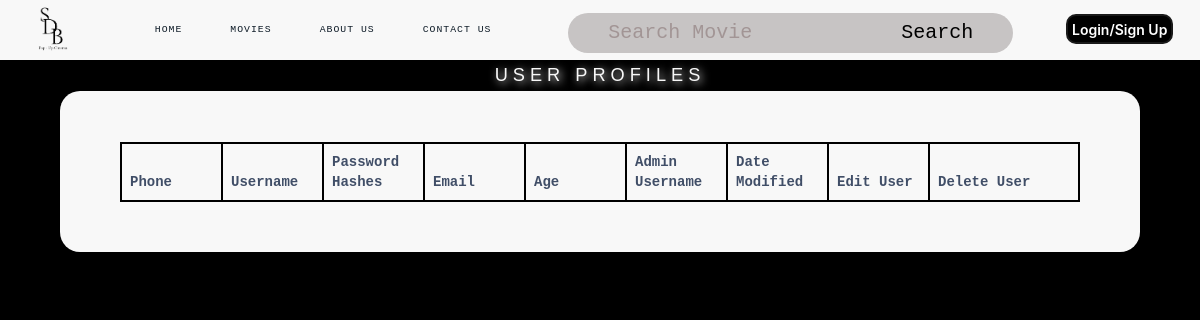
The app's page /ManagerPage.php, older data.
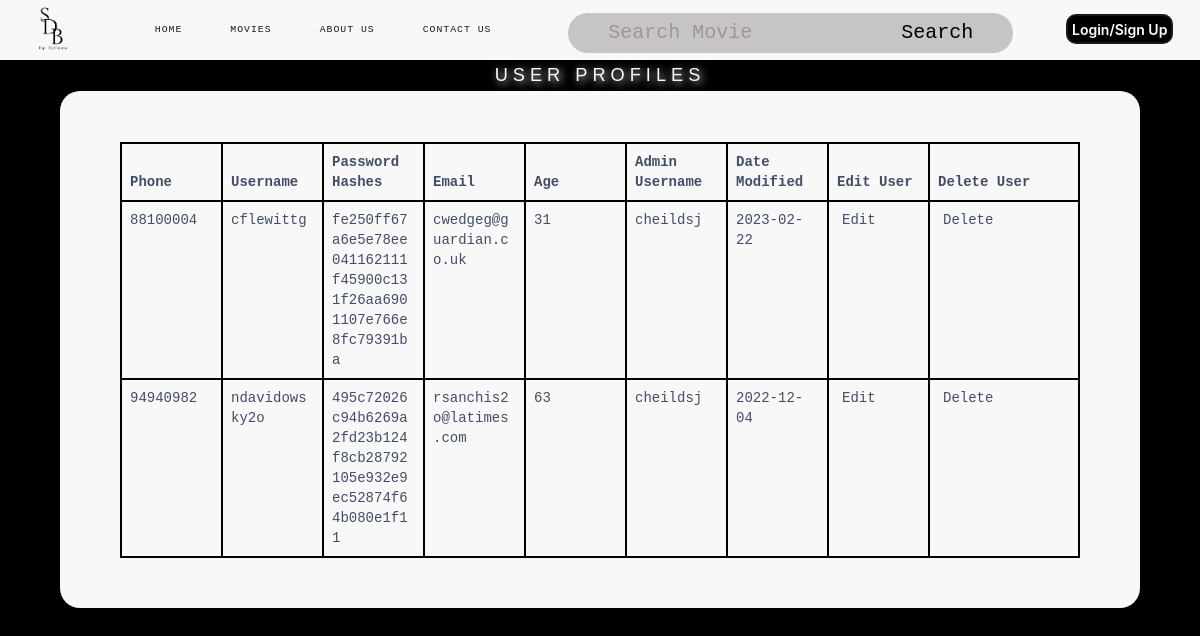
The same page, newer data.
### tables this page shows
CREATE TABLE `manager` (
  `phoneNo` int(8) DEFAULT NULL,
  `username` varchar(15) DEFAULT NULL,
  `hashedPassw` varchar(64) DEFAULT NULL,
  `email` varchar(30) DEFAULT NULL,
  `age` int(2) DEFAULT NULL,
  `aUsername` varchar(15) DEFAULT NULL,
  `dateLastModified` date DEFAULT NULL
);

### entityClass.php (called while the page is built, shortened)
<?php
class testDB{
    private $conn;
    function __construct($servername = "localhost", $dbusername = "root", $password = "", $dbname = "testdb") {
        $this->conn = new mysqli($servername, $dbusername, $password, $dbname);
    }
    function retrieveManagerDB(){
        $result = $this->conn->query("SELECT * from `manager`");
        $row = $result->fetch_all(MYSQLI_BOTH);
        return $row;
    }
}
?>

### dbFunctions.php (called while the page is built, shortened)
<?php
include ("entityClass.php");
class controller{
    private $testDB;
    function __construct(){
        $this->testDB = new testDB();
    }
    function run($method,$var1=0,$var2=0,$var3=0,$var4=0,$var5=0,$var6=0,$var7=0,$var8=0,$var9=0,$var10=0,$var11=0,$var12=0,$var13=0,$var14=0,$var15=0,$var16=0){
        if($method == "validateUserLogin"){
            $result = $this->testDB -> validateUserLogin($var1,$var2,$var3);
        }
        else if($method == "validateRegistration"){
            $result = $this->testDB->validateRegistration($var1);
        }
        else if($method == "processRegistration"){
            $result = $this->testDB->processRegistration($var1,$var2,$var3,$var4,$var5,$var6,$var7,$var8);
        }
        else if($method == "getMovie1"){
            $result = $this->testDB->getMovie1();
        }
        else if($method == "getMovie0"){
            $result = $this->testDB->getMovie0();
        }
        else if($method == "fetchUserDetails"){
            $result = $this->testDB->fetchUserDetails($var1,$var2,$var3);
        }
        else if($method == "searchMovies"){
            $result = $this->testDB->searchMovies($var1);
        }
        else if($method == "searchMovies10"){
            $result = $this->testDB->searchMovies10($var1,$var2);
        }
        else if($method == "searchMovies10Num"){
            $result = $this->testDB->searchMovies10Num($var1,$var2);
        }
        else if($method == "updatePassword"){
            $result = $this->testDB->updatePassword($var1,$var2,$var3,$var4);
        }
        else if($method == "validatePasswordChange"){
            $result = $this->testDB->validatePasswordChange($var1,$var2);
        }
        else if($method == "getBookings"){
            $result = $this->testDB->getBookings();
        }
        else if($method == "getBookingFromID"){
            $result = $this->testDB->getBookingFromID($var1);
        }
        else if($method == "updateBookings"){
            $result = $this->testDB->updateBookings($var1,$var2,$var3,$var4,$var5,$var6,$var7,$var8,$var9,$var10,$var11,$var12,$var13,$var14);
        }
        else if($method == "deleteBooking"){
            $result = $this->testDB->deleteBooking($var1);
        }
        else if($method == "confirmDeletion"){
            $result = $this->testDB->confirmDeletion($var1);
        }
        else if($method == "claimBooking"){
            $result = $this->testDB->claimBooking($var1,$var2);
        }
        else if($method == "getAllMovies"){
            $result = $this->testDB->getAllMovies();
        }
        else if($method == "updateMovie"){
            $result = $this->testDB->updateMovie($var1,$var2,$var3,$var4,$var5,$var6,$var7,$var8,$var9,$var10,$var11,$var12,$var13,$var14,$var15,$var16);
        }
        else if($method == "deleteMovie"){
            $result = $this->testDB->deleteMovie($var1);
        }
        else if($method == "confirmMovieDeletion"){
            $result = $this->testDB->confirmMovieDeletion($var1);
        }
        else if($method == "escapeString"){
            $result = $this->testDB->escapeString($var1);
        }
        else if($method == "addMovie"){
            $result = $this->testDB->addMovie($var1,$var2,$var3,$var4,$var5,$var6,$var7,$var8,$var9,$var10,$var11,$var12,$var13,$var14,$var15,$var16);
        }
        else if($method == "getRoomPlandb"){
            $result = $this->testDB->getRoomPlandb();
        }
        else if($method == "getRoomPlanFromID"){
            $result = $this->testDB->getRoomPlanFromID($var1);
        }
        else if($method == "updateRoomPlan"){
            $result = $this->testDB->updateRoomPlan($var1,$var2,$var3,$var4,$var5,$var6,$var7);
        }
        else if($method == "resetRoomPlan"){
            $result = $this->testDB->resetRoomPlan($var1,$var2,$var3);
        }
        else if($method == "getMovieTitleFromID"){
            $result = $this->testDB->getMovieTitleFromID($var1);
        }
        else if($method == "getBookingFromUsername"){
            $result = $this->testDB->getBookingFromUsername($var1);
        }
        else if($method == "updatePref"){
            $result = $this->testDB->updatePref($var1,$var2,$var3);
        }
        else if($method == "getPref"){
            $result = $this->testDB->getPref($var1);
        }
        else if($method == "getCustomerList"){
            $result = $this->testDB->getCustomerList();
        }
        else if($method == "getAllFood"){
            $result = $this->testDB->getAllFood();
        }
        else if($method == "getFoodFromName"){
            $result = $this->testDB->getFoodFromName($var1);
        }
        else if($method == "updateFood"){
            $result = $this->testDB->updateFood($var1,$var2,$var3,$var4,$var5,$var6);
        }
        else if($method == "deleteFood"){
            $result = $this->testDB->deleteFood($var1);
        }
        else if($method == "confirmDeleteFood"){
            $result = $this->testDB->confirmDeleteFood($var1);
        }
        else if($method == "addFood"){
            $result = $this->testDB->addFood($var1,$var2,$var3,$var4,$var5,$var6);
        }
        else if($method == "countRowFood"){
            $result = $this->testDB->countRowFood($var1);
        }
        else if($method == "getDistinctYear"){
            $result = $this->testDB->getDistinctYear();
        }
        else if($method == "getBookingReportAllTime"){
            $result = $this->testDB->getBookingReportAllTime();
        }
        else if($method == "popularMoviesAllTime"){
            $result = $this->testDB->popularMoviesAllTime();
        }
        else if($method == "busyDatesAllTime"){
            $result = $this->testDB->busyDatesAllTime();
        }
        else if($method == "getBookingReportYear"){
            $result = $this->testDB->getBookingReportYear($var1);
        }
        else if($method == "popularMoviesYear"){
            $result = $this->testDB->popularMoviesYear($var1);
        }
        else if($method == "busyDatesYear"){
            $result = $this->testDB->busyDatesYear($var1);
        }
        else if($method == "getBookingReportYearMonth"){
            $result = $this->testDB->getBookingReportYearMonth($var1,$var2);
        }
        else if($method == "popularMoviesYearMonth"){
            $result = $this->testDB->popularMoviesYearMonth($var1,$var2);
        }
        else if($method == "busyDatesYearMonth"){
            $result = $this->testDB->busyDatesYearMonth($var1,$var2);
        }
        else if($method == "getBookingReportDay"){
            $result = $this->testDB->getBookingReportDay($var1);
        }
        else if($method == "popularMoviesDay"){
            $result = $this->testDB->popularMoviesDay($var1);
        }
        else if($method == "busyDatesDay"){
            $result = $this->testDB->busyDatesDay($var1);
        }
        else if($method == "resetRoomSpec"){
            $result = $this->testDB->resetRoomSpec($var1);
        }
        else if($method == "updateRoomSpec0"){
            $result = $this->testDB->updateRoomSpec0($var1,$var2,$var3);
        }
        else if($method == "getMovieFromID"){
            $result = $this->testDB->getMovieFromID($var1);
        }
        else if($method == "getRoomPlan"){
            $result = $this->testDB->getRoomPlan($var1);
        }
        else if($method == "getRoomSpecs"){
            $result = $this->testDB->getRoomSpecs($var1);
        }
        else if($method == "updateSeatStatusUnavailable"){
            $result = $this->testDB->updateSeatStatusUnavailable($var1, $var2);
        }
        else if($method == "resetSeatingStatus"){
            $result = $this->testDB->resetSeatingStatus($var1);
        }
        else if($method == "getAvailableFoodDetails"){
            $result = $this->testDB->getAvailableFoodDetails();
        }
        else if($method == "getBookingDetails"){
            $result = $this->testDB->getBookingDetails($var1);
        }
        else if($method == "getSeatStatus"){
            $result = $this->testDB->getSeatStatus($var1,$var2,$var3);
        }
        else if($method == "getSeatName"){
            $result = $this->testDB->getSeatName($var1,$var2,$var3);
        }
        else if($method == "updateBookingdb"){
            $result = $this->testDB->updateBookingdb($var1,$var2,$var3,$var4,$var5,$var6,$var7,$var8,$var9,$var10,$var11,$var12,$var13,$var14);
        }
        else if($method == "redeemPoints"){
            $result = $this->testDB->redeemPoints($var1,$var2);
        }
        else if($method == "gainPoints"){
            $result = $this->testDB->gainPoints($var1,$var2);
        }
        else if($method == "updateSeatStatus"){
            $result = $this->testDB->updateSeatStatus($var1,$var2);
        }
        else if($method == "retrieveStaff"){
            $result = $this->testDB->retrieveStaff($var1);
        }
        else if($method == "retrieveManager"){
            $result = $this->testDB->retrieveManager($var1);
        }
        else if($method == "retrieveCustomer"){
            $result = $this->testDB->retrieveCustomer($var1);
        }
        else if($method == "updateManager"){
            $result = $this->testDB->updateManager($var1, $var2, $var3, $var4, $var5, $var6);
        }
        else if($method == "updateStaff"){
            $result = $this->testDB->updateStaff($var1, $var2, $var3, $var4, $var5, $var6);
        }
        else if($method == "updateCustomer"){
            $result = $this->testDB->updateCustomer($var1, $var2, $var3, $var4, $var5, $var6);
        }
        else if($method == "deleteStaff"){
            $result = $this->testDB->deleteStaff($var1);
        }
        else if($method == "updateUserInfo"){
            $result = $this->testDB->updateUserInfo($var1, $var2, $var3, $var4, $var5, $var6);
        }
        else if($method == "addReview"){
            $result = $this->testDB->addReview($var1, $var2, $var3);
        }
        else if($method == "retrieveStaffDB"){
            $result = $this->testDB->retrieveStaffDB();
        }
        else if($method == "retrieveManagerDB"){
            $result = $this->testDB->retrieveManagerDB();
        }
        return $result;
   }
}
?>

### ManagerPage.php (the view, shortened to what the changed rows need)
<?php
class ManagerPage{
    function display(){
        $message = '
        <thead>
        <div class="table-container">
        <div class="table-wrapper">
        <div class="table-title">
        <div class="row">
        <div class="col-sm-4">
        </div>
        </div>
        </div>
        <table class="table table-bordered">
        <thead>
        <tr>
        <th>Phone</th>
        <th>Username</th>
        <th>Password Hashes</th>
        <th>Email</th>
        <th>Age</th>
        <th>Admin Username</th>
        <th>Date Modified</th>
        <th>Edit User</th>
        <th>Delete User</th>
        </tr>
        </thead>
        <tbody>
        ';
        include ("dbFunctions.php");
        $controller = new controller();
        $row = $controller ->run("retrieveManagerDB");
        for($i = 0; $i < sizeof($row);$i++){
            $message = $message. '<tr>';
            $message = $message.  '<td>'.$row[$i]['phoneNo'].'</td>';
            $message = $message.  '<td>'.$row[$i]['username'].'</td>';
            $message = $message.  '<td>'.$row[$i]['hashedPassw'].'</td>';
            $message = $message.  '<td>'.$row[$i]['email'].'</td>';
            $message = $message.  '<td>'.$row[$i]['age'].'</td>';
            $message = $message.  '<td>'.$row[$i]['aUsername'].'</td>';
            $message = $message.  '<td>'.$row[$i]['dateLastModified'].'</td>';
            $message = $message. '<td><a href="EditManagerProfile.php?action=edit&username='.$row[$i]['username'].'">Edit</a></td>';
            $message = $message. '<td><a href="EditManagerProfile.php?action=delete&username='.$row[$i]['username'].'">Delete</a></td>';
            $message = $message.  '</td>';
            $message = $message.  '</tr>';
        }
            echo'
        <!DOCTYPE html>
        <html lang="en">
        <head>
        <meta charset="utf-8">
        <meta http-equiv="X-UA-Compatible" content="IE=edge">
        <meta name="viewport" content="width=device-width, initial-scale=1">
        <title>View User Profiles</title>
        <link rel="stylesheet" href="https://fonts.googleapis.com/css?family=Roboto|Varela+Round|Open+Sans">
        <link rel="stylesheet" href="https://fonts.googleapis.com/icon?family=Material+Icons">
        <link rel="stylesheet" href="https://maxcdn.bootstrapcdn.com/font-awesome/4.7.0/css/font-awesome.min.css">
        <link rel="stylesheet" href="https://maxcdn.bootstrapcdn.com/bootstrap/3.3.7/css/bootstrap.min.css">
        <link rel="stylesheet" href="https://cdnjs.cloudflare.com/ajax/libs/font-awesome/4.7.0/css/font-awesome.min.css">
        <script src="https://ajax.googleapis.com/ajax/libs/jquery/1.12.4/jquery.min.js"></script>
        <script src="https://maxcdn.bootstrapcdn.com/bootstrap/3.3.7/js/bootstrap.min.js"></script>
        <style type="text/css">
        @import url("CSS/AllUsersCSS.css");
        </style>';
        echo'
        </head>';
        include('navbar.php');
        echo'<body>
                <center>
                <div id="content">
                <h2>User<span style="color:#F8F8F8;"> Profiles</span></h2>
                </div>
                <div class="form">
                    <form action="">
                        <table class="table table-bordered">';
        echo $message;
        echo'
        </tbody>
        </table>
        </div>
        </div>
        </body>
        </html> ';
    }
}
$display = new ManagerPage();
$display->display();
?>

Row changes from the older to the newer data that the page shows:
added manager: phoneNo "88100004", username "cflewittg", hashedPassw "fe250ff67a6e5e78ee041162111f45900c131f26aa6901107e766e8fc79391ba", email "cwedgeg@guardian.co.uk", age "31", aUsername "cheildsj", dateLastModified "2023-02-22"
added manager: phoneNo "94940982", username "ndavidowsky2o", hashedPassw "495c72026c94b6269a2fd23b124f8cb28792105e932e9ec52874f64b080e1f11", email "rsanchis2o@latimes.com", age "63", aUsername "cheildsj", dateLastModified "2022-12-04"
Text that changed along with them:
text now shown: "Edit Edit Delete Delete"
